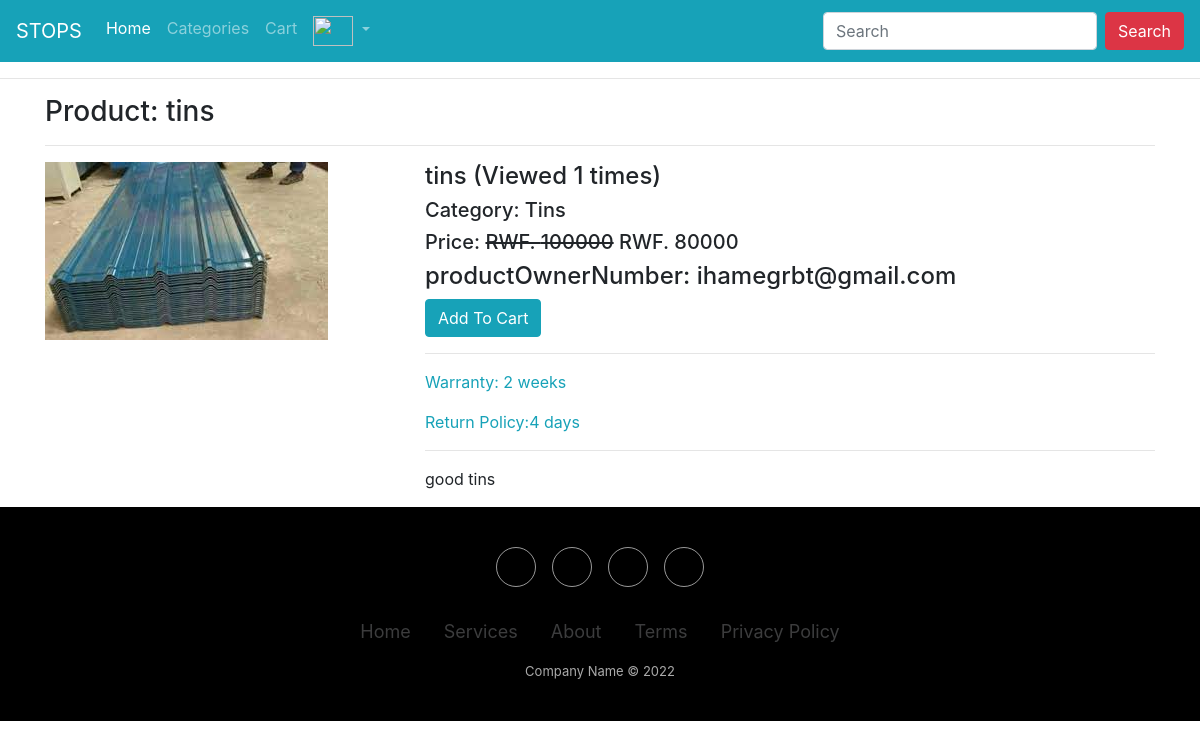
The page /product/tins12/ on the database its author committed.
### ecomapp/models.py (models this page shows, shortened)
class Product(models.Model):
    title = models.CharField(max_length=200)
    slug = models.SlugField(unique=True)
    category = models.ForeignKey(Category, on_delete=models.CASCADE)
    image = models.ImageField(upload_to="products")
    marked_price = models.PositiveIntegerField()
    selling_price = models.PositiveIntegerField()
    description = models.TextField()
    warranty = models.CharField(max_length=300, null=True, blank=True)
    return_policy = models.CharField(max_length=300, null=True, blank=True)
    view_count = models.PositiveIntegerField(default=0)
    productowner=models.CharField(User.get_full_name, max_length=300, default="ihamegrbt@gmail.com")

class Category(models.Model):
    title = models.CharField(max_length=200)
    slug = models.SlugField(unique=True)
    def __str__(self):
        return self.title

### ecomapp/views.py (the view)
# urls.py: path("product/<slug:slug>/", ProductDetailView.as_view(), name="productdetail"),
class ProductDetailView(EcomMixin, TemplateView):
    template_name = "productdetail.html"
    def get_context_data(self, **kwargs):
        context = super().get_context_data(**kwargs)
        url_slug = self.kwargs['slug']
        product = Product.objects.get(slug=url_slug)
        product.view_count += 1
        product.save()
        context['product'] = product
        return context

### ecomapp/views.py (called while the page is built)
    def dispatch(self, request, *args, **kwargs):
        cart_id = request.session.get("cart_id")
        if cart_id:
            cart_obj = Cart.objects.get(id=cart_id)
            if request.user.is_authenticated and request.user.customer:
                cart_obj.customer = request.user.customer
                cart_obj.save()
        return super().dispatch(request, *args, **kwargs)

### templates/productdetail.html (shortened to what this page needs)
{% extends 'base1.html' %}
{% block content %}
<div class="container">
    <h3>Product: {{product.title}}</h3><hr>
    <div class="row">
        <div class="col-md-4">
            <img src="{{product.image.url}}" alt="" class="img-fluid">
        </div>
        <div class="col-md-8">
            <h4>{{product.title}} (Viewed {{product.view_count}} times)</h4>
            <h5>Category: {{product.category}}</h5>
            <h5>Price: <strike>RWF. {{product.marked_price}}</strike> RWF. {{product.selling_price}}</h5>
            <H4>productOwnerNumber: {{product.productowner}}</H4>
            <a href="{% url 'ecomapp:addtocart' product.id %}" class="btn btn-info">Add To Cart</a>
            <hr>
            <p class="text-info">Warranty: {{product.warranty}}</p>
            <p class="text-info">Return Policy:{{product.return_policy}}</p>
            <hr>
            <p>{{product.description}}</p>
        </div>
    </div>
</div>
{% endblock %}

### rows shown on the page
Product: title "tins", image (picture), view_count "1", category "Tins", marked_price "100000", selling_price "80000", productowner "ihamegrbt@gmail.com", warranty "2 weeks", return_policy "4 days", description "good tins"
